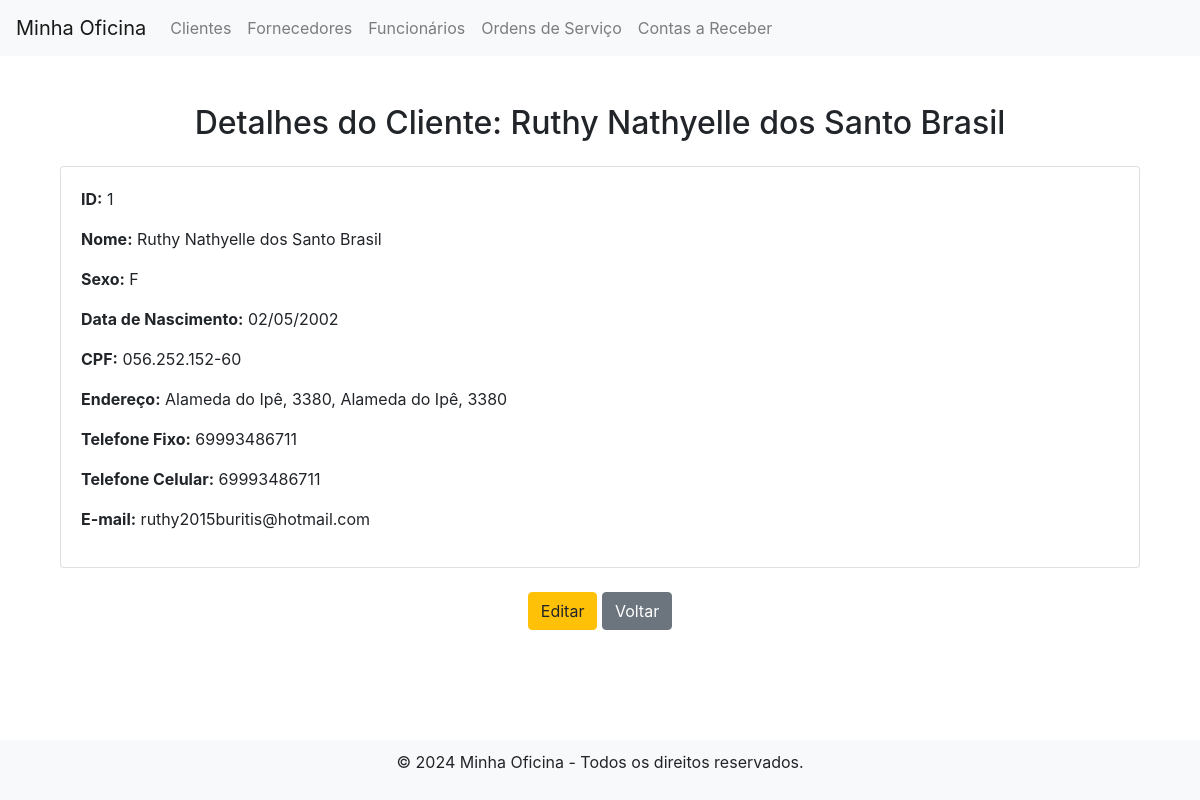
Page /clientes/1/ on the committed database.
### core/models.py (models this page shows, shortened)
class Cliente(models.Model):
    nome = models.CharField(max_length=100)
    sexo = models.CharField(max_length=1, choices=[('M', 'Masculino'), ('F', 'Feminino')])
    nascimento = models.DateField(null=True, blank=True)
    cpf = models.CharField(max_length=14, unique=True)
    endereco_rua = models.CharField(max_length=100)
    endereco_bairro = models.CharField(max_length=100)
    endereco_numero = models.CharField(max_length=10)
    cep = models.CharField(max_length=9)
    data_cadastro = models.DateField(auto_now_add=True)
    telefone_fixo = models.CharField(max_length=15)
    telefone_celular = models.CharField(max_length=15)
    email = models.EmailField()

### core/views.py (the view)
# urls.py: path('clientes/<int:pk>/', ClienteDetailView.as_view(), name='clientes_detail'),
class ClienteDetailView(View):
    def get(self, request, pk):
        cliente = get_object_or_404(Cliente, pk=pk)
        return render(request, 'clientes/clientes_detail.html', {'cliente': cliente})

### core/templates/clientes/clientes_detail.html (shortened to what this page needs)
{% extends 'base.html' %}
{% block content %}
<div class="container mt-5">
    <h2 class="text-center">Detalhes do Cliente: {{ cliente.nome }}</h2>
    <div class="card mt-4">
        <div class="card-body">
            <p><strong>ID:</strong> {{ cliente.id }}</p>
            <p><strong>Nome:</strong> {{ cliente.nome }}</p>
            <p><strong>Sexo:</strong> {{ cliente.sexo }}</p>
            <p><strong>Data de Nascimento:</strong> {{ cliente.nascimento|date:'d/m/Y' }}</p>
            <p><strong>CPF:</strong> {{ cliente.cpf }}</p>
            <p><strong>Endereço:</strong> {{ cliente.endereco_rua }}, {{ cliente.endereco_bairro }}, {{ cliente.endereco_numero }}</p>
            <p><strong>Telefone Fixo:</strong> {{ cliente.telefone_fixo }}</p>
            <p><strong>Telefone Celular:</strong> {{ cliente.telefone_celular }}</p>
            <p><strong>E-mail:</strong> {{ cliente.email }}</p>
        </div>
    </div>
    <div class="mt-4 text-center">
        <a href="{% url 'clientes_edit' cliente.id %}" class="btn btn-warning">Editar</a>
        <a href="{% url 'clientes' %}" class="btn btn-secondary">Voltar</a>
    </div>
</div>
{% endblock %}

### core/templates/base.html (shortened to what this page needs)
<!DOCTYPE html>
<html lang="pt-br">
<head>
    <link href="https://stackpath.bootstrapcdn.com/bootstrap/4.5.2/css/bootstrap.min.css" rel="stylesheet">
</head>
<body>
    <header>
        <nav class="navbar navbar-expand-lg navbar-light bg-light">
            <a class="navbar-brand" href="{% url 'home' %}">Minha Oficina</a>
            <div class="collapse navbar-collapse">
                <ul class="navbar-nav">
                    <li class="nav-item"><a class="nav-link" href="{% url 'clientes_list' %}">Clientes</a></li>
                    <li class="nav-item"><a class="nav-link" href="{% url 'fornecedores_list' %}">Fornecedores</a></li>
                    <li class="nav-item"><a class="nav-link" href="{% url 'funcionarios_list' %}">Funcionários</a></li>
                    <li class="nav-item"><a class="nav-link" href="{% url 'ordem_servico_lista' %}">Ordens de Serviço</a></li>
                    <li class="nav-item"><a class="nav-link" href="{% url 'conta_receber_lista' %}">Contas a Receber</a></li>
                </ul>
            </div>
        </nav>
    </header>
    <main>
        <div class="container">
            {% block content %}{% endblock %}
        </div>
    </main>
    <footer>
        <p>&copy; {% now "Y" %} Minha Oficina - Todos os direitos reservados.</p>
    </footer>
</body>
</html>

### core/templates/base.html (style rules this page uses)
html, body { height: 100%; }
body { display: flex; flex-direction: column; }
main { flex: 1; }
footer { text-align: center; padding: 10px 0; background-color: #f8f9fa; }

### rows in the picture
Cliente: nome "Ruthy Nathyelle dos Santo Brasil", id "1", sexo "F", nascimento "02/05/2002", cpf "056.252.152-60", endereco_rua "Alameda do Ipê, 3380", endereco_bairro "Alameda do Ipê", endereco_numero "3380", telefone_fixo "69993486711", telefone_celular "69993486711", email "ruthy2015buritis@hotmail.com"
